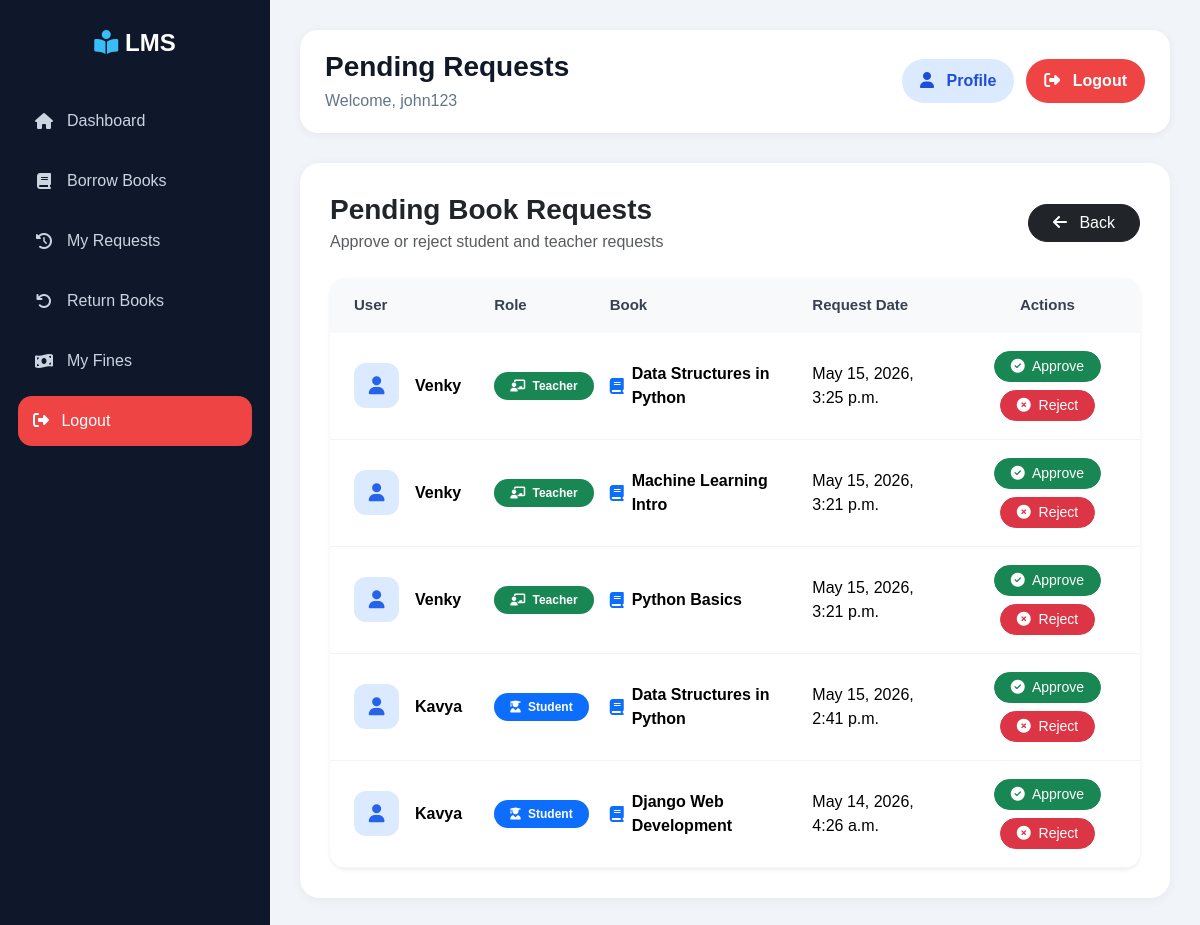
The page /librarian/pending/ (signed in) on the database as committed earlier.
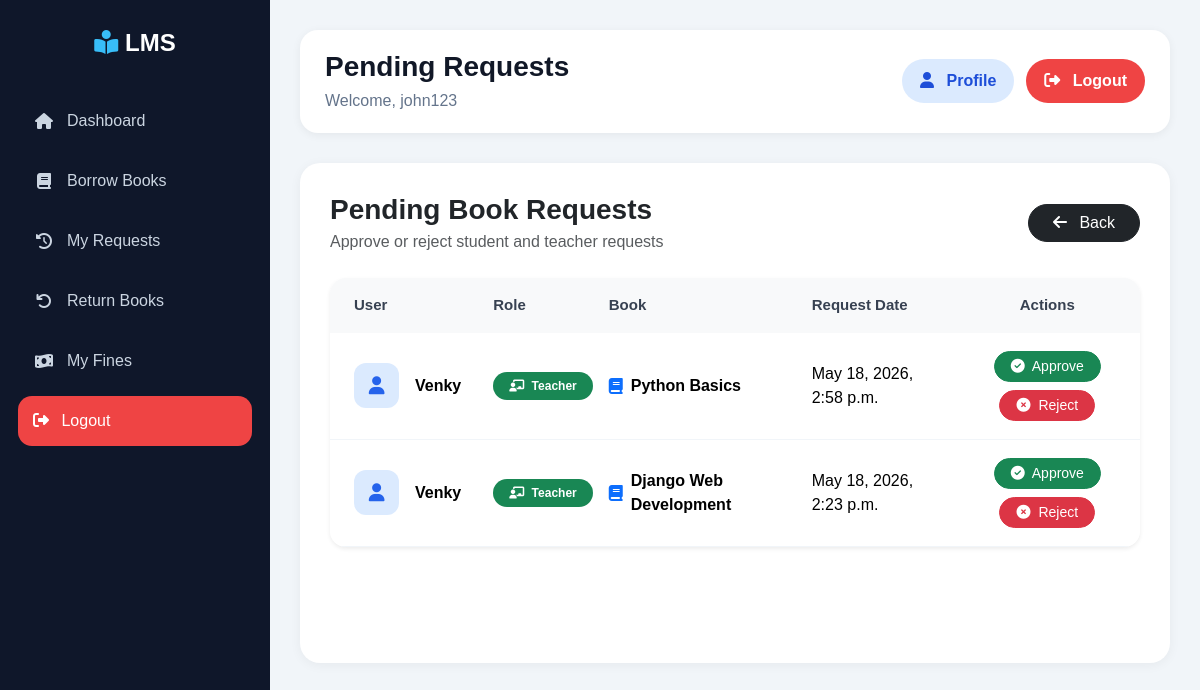
The same page on the database as committed later.
### issue/models.py (models this page shows, shortened)
class IssueBook(models.Model):
    STATUS_CHOICES = [
        ('pending', 'Pending'),
        ('approved', 'Approved'),
        ('rejected', 'Rejected'),
        ('return_requested', 'Return Requested'),
        ('returned', 'Returned'),
        ('damaged', 'Damaged'),
        ('lost', 'Lost'),
    ]
    user = models.ForeignKey(
        CustomUser,
        on_delete=models.CASCADE
    )
    book = models.ForeignKey(
        Book,
        on_delete=models.CASCADE
    )
    status = models.CharField(
        max_length=30,
        choices=STATUS_CHOICES,
        default='pending'
    )
    request_date = models.DateField(
        auto_now_add=True
    )
    issue_date = models.DateField(
        null=True,
        blank=True
    )
    due_date = models.DateField(
        null=True,
        blank=True
    )
    rejection_reason = models.TextField(
        blank=True,
        null=True
    )
    return_reason = models.TextField(
        blank=True,
        null=True
    )

### accounts/models.py (models this page shows, shortened)
class CustomUser(AbstractUser):
    ROLE_CHOICES = (
        ('student', 'Student'),
        ('teacher', 'Teacher'),
        ('librarian', 'Librarian'),
    )
    role = models.CharField(max_length=20, choices=ROLE_CHOICES)

### books/models.py (models this page shows, shortened)
class Book(models.Model):
    title = models.CharField(
        max_length=200
    )
    author = models.CharField(
        max_length=150
    )
    isbn = models.CharField(
        max_length=20,
        unique=True
    )
    category = models.ForeignKey(
        Category,
        on_delete=models.CASCADE
    )
    price = models.DecimalField(
        max_digits=10,
        decimal_places=2,
        default=0
    )
    quantity = models.PositiveIntegerField(
        default=1
    )
    available = models.PositiveIntegerField(
        default=1
    )
    description = models.TextField(
        blank=True,
        null=True
    )
    added_on = models.DateTimeField(
        auto_now_add=True
    )

### librarian/views.py (the view)
@login_required
def pending_requests(request):
    requests = IssueBook.objects.filter(
        status__in=[
            'pending',
            'return_requested'
        ]
    ).order_by('-request_date')
    return render(
        request,
        'librarian/pending_requests.html',
        {
            'requests': requests
        }
    )

### librarian/templates/librarian/pending_requests.html (shortened to what the changed rows need)
{% extends 'base.html' %}
{% block content %}
<div class="card border-0 shadow-sm rounded-4 overflow-hidden">
    <div class="card-body p-0">
        <div class="table-responsive">
            <table class="table align-middle mb-0">
                <thead class="table-light">
                    <tr>
                        <th class="py-3 px-4">
                            User
                        </th>
                        <th class="py-3">
                            Role
                        </th>
                        <th class="py-3">
                            Book
                        </th>
                        <th class="py-3">
                            Request Date
                        </th>
                        <th class="py-3 text-center">
                            Actions
                        </th>
                    </tr>
                </thead>
                <tbody>
                    {% for req in requests %}
                    <tr>
                        <td class="px-4">
                            <div class="d-flex align-items-center gap-3">
                                <div class="user-icon">
                                    <i class="fa-solid fa-user"></i>
                                </div>
                                <div class="fw-semibold">
                                    {{ req.user.username }}
                                </div>
                            </div>
                        </td>
                        <td>
                            {% if req.user.role == 'student' %}
                                <span class="badge bg-primary rounded-pill px-3 py-2">
                                    <i class="fa-solid fa-user-graduate me-1"></i>
                                    Student
                                </span>
                            {% elif req.user.role == 'teacher' %}
                                <span class="badge bg-success rounded-pill px-3 py-2">
                                    <i class="fa-solid fa-chalkboard-user me-1"></i>
                                    Teacher
                                </span>
                            {% else %}
                                <span class="badge bg-secondary rounded-pill px-3 py-2">
                                    {{ req.user.role }}
                                </span>
                            {% endif %}
                        </td>
                        <td>
                            <div class="d-flex align-items-center gap-2">
                                <i class="fa-solid fa-book text-primary"></i>
                                <span class="fw-semibold">
                                    {{ req.book.title }}
                                </span>
                            </div>
                        </td>
                        <td>
                            {{ req.request_date }}
                        </td>
                        <td class="text-center">
                            <div class="d-flex justify-content-center gap-2 flex-wrap">
                                <a href="/librarian/approve/{{ req.id }}/"
                                   class="btn btn-success btn-sm rounded-pill px-3">
                                    <i class="fa-solid fa-circle-check me-1"></i>
                                    Approve
                                </a>
                                <a href="/librarian/reject/{{ req.id }}/"
                                   class="btn btn-danger btn-sm rounded-pill px-3">
                                    <i class="fa-solid fa-circle-xmark me-1"></i>
                                    Reject
                                </a>
                            </div>
                        </td>
                    </tr>
                    {% endfor %}
                </tbody>
            </table>
        </div>
    </div>
</div>
{% endblock %}

Rows that differ between the two databases and show on the page:
no longer on this page (row edited): IssueBook: user.username "Venky", shows "Teacher", book "Data Structures in Python", request_date "May 15, 2026, 3:25 p.m."
no longer on this page (row edited): IssueBook: user.username "Venky", shows "Teacher", book "Machine Learning Intro", request_date "May 15, 2026, 3:21 p.m."
no longer on this page (row edited): IssueBook: user.username "Venky", shows "Teacher", book "Python Basics", request_date "May 15, 2026, 3:21 p.m."
no longer on this page (row edited): IssueBook: user.username "Kavya", shows "Student", book "Data Structures in Python", request_date "May 15, 2026, 2:41 p.m."
no longer on this page (row edited): IssueBook: user.username "Kavya", shows "Student", book "Django Web Development", request_date "May 14, 2026, 4:26 a.m."
added IssueBook: user.username "Venky", shows "Teacher", book "Python Basics", request_date "May 18, 2026, 2:58 p.m."
added IssueBook: user.username "Venky", shows "Teacher", book "Django Web Development", request_date "May 18, 2026, 2:23 p.m."
